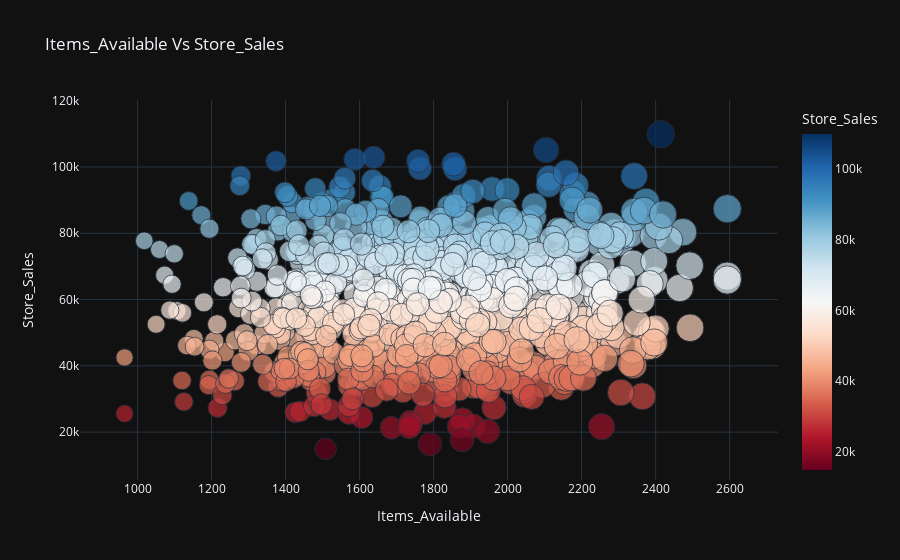

The notebook cell this image was saved under:
### Code cell
px.scatter(df,df.Items_Available,df.Store_Sales,color='Store_Sales',size='Items_Available',template='plotly_dark',color_continuous_scale=px.colors.sequential.RdBu,title='Items_Available Vs Store_Sales')

### Figure 1 — Plotly figure (JSON) as saved in the notebook; plotly's stock layout.template omitted (floating-point values rounded to 4 significant figures; data arrays with more than 128 entries replaced by an {"elided": "..."} marker saying what was removed)
{"data": [{"hovertemplate": "Items_Available=%{marker.size}<br>Store_Sales=%{marker.color}<extra></extra>", "legendgroup": "", "marker": {"color": {"elided": "896 float values"}, "coloraxis": "coloraxis", "size": {"elided": "896 float values"}, "sizemode": "area", "sizeref": 6.484, "symbol": "circle"}, "mode": "markers", "name": "", "orientation": "v", "showlegend": false, "type": "scatter", "x": {"elided": "896 float values"}, "xaxis": "x", "y": {"elided": "896 float values"}, "yaxis": "y"}], "layout": {"coloraxis": {"colorbar": {"title": {"text": "Store_Sales"}}, "colorscale": [[0, "rgb(103,0,31)"], [0.1, "rgb(178,24,43)"], [0.2, "rgb(214,96,77)"], [0.3, "rgb(244,165,130)"], [0.4, "rgb(253,219,199)"], [0.5, "rgb(247,247,247)"], [0.6, "rgb(209,229,240)"], [0.7, "rgb(146,197,222)"], [0.8, "rgb(67,147,195)"], [0.9, "rgb(33,102,172)"], [1, "rgb(5,48,97)"]]}, "legend": {"itemsizing": "constant", "tracegroupgap": 0}, "title": {"text": "Items_Available Vs Store_Sales"}, "xaxis": {"anchor": "y", "domain": [0, 1], "title": {"text": "Items_Available"}}, "yaxis": {"anchor": "x", "domain": [0, 1], "title": {"text": "Store_Sales"}}}}
